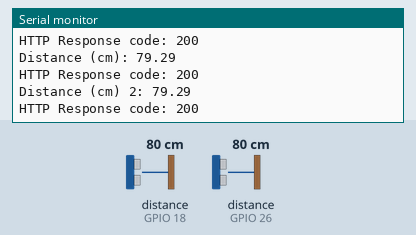
Recording of a sketch running on a simulated ESP32. Shown: the last lines printed to the serial monitor. Wiring (inferred from the names in the program): 2 × ultrasonic range finder: trigger GPIO 5, echo GPIO 18 / trigger GPIO 27, echo GPIO 26. Inputs (shaded band) come from the test bench; at power-on: distance to the obstacle (sensors on GPIO 18, GPIO 26) 80 cm. The echo pulse lasts 58.3 µs per cm; WiFi joins after 1.5 s; servers stay silent unless stated; uploads are accepted with an empty reply.

Above: at 4.1 s.
4.2 s: distance to the obstacle (sensor on GPIO 18) set to 2 cm
At 8.47 s:
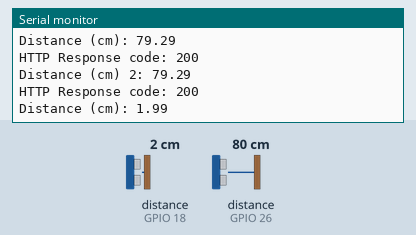
10.2 s: distance to the obstacle (sensor on GPIO 26) set to 2 cm
At 14.08 s:
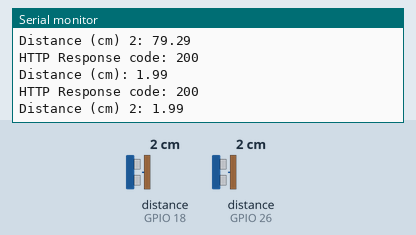
16.2 s: distance to the obstacle (sensor on GPIO 18) set to 4 cm
At 20.7 s:
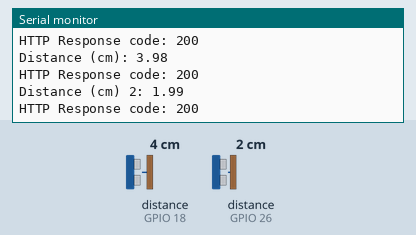
22.2 s: distance to the obstacle (sensor on GPIO 26) set to 4 cm
At 26.0 s:
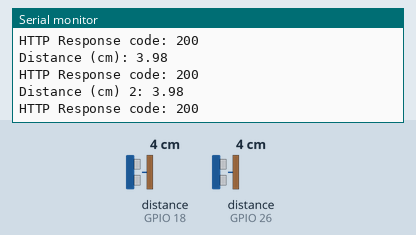
Timing chart, 0 to 27.5 s (numbered marks = the images above; inputs shaded):
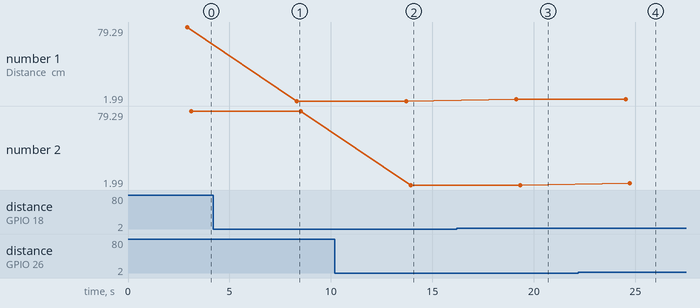

The sketch:

parkingmodulescriptDouble.ino
```cpp
#include <WiFi.h>
#include <HTTPClient.h>
#include <ArduinoJson.h>

const char* ssid = "iPhone de Xavier (2)";
const char* password = "pequena132";

const char* device_id = "ps1";
const char* manager_id = "pz1";
const char* server_ip = "http://172.20.10.6:8000/parking_module/ps1";

const char* device_id2 = "ps2";
const char* manager_id2 = "pz1";
const char* server_ip2 = "http://172.20.10.6:8000/parking_module/ps2";

const int trigPin = 5;
const int echoPin = 18;

const int trigPin2 = 27;
const int echoPin2 = 26;

// define sound speed in cm/uS
#define SOUND_SPEED 0.034
#define CM_TO_INCH 0.393701

long duration;
float distanceCm;

// the following variables are unsigned longs because the time, measured in
// milliseconds, will quickly become a bigger number than can be stored in an int.
unsigned long lastTime = 0;
// Timer set to 10 minutes (600000)
// unsigned long timerDelay = 600000;
// Set timer to 5 seconds (5000)
unsigned long timerDelay = 5000;

float latitude = 0.0;
float longitude = 0.0;


float latitude2 = 0.0;
float longitude2 = 0.0;

void setup() {
  Serial.begin(115200);
  pinMode(trigPin, OUTPUT); // Sets the trigPin as an Output
  pinMode(echoPin, INPUT); // Sets the echoPin as an Input
  pinMode(trigPin2, OUTPUT); // Sets the trigPin as an Output
  pinMode(echoPin2, INPUT); // Sets the echoPin as an Input
  delay(1000);

  WiFi.mode(WIFI_STA); // Optional
  WiFi.begin(ssid, password);
  Serial.println("\nConnecting");

  while (WiFi.status() != WL_CONNECTED) {
    Serial.print(".");
    delay(100);
  }

  Serial.println("\nConnected to the WiFi network");
  Serial.print("Local ESP32 IP: ");
  Serial.println(WiFi.localIP());

  std::string endpoint = server_ip2 + std::string("/") + manager_id;
  const char* endpoint_char = endpoint.c_str();
  WiFiClient client;
  HTTPClient http;
  StaticJsonDocument<200> doc;
  doc["lat"] = latitude;   // Replace latitude with your actual value
  doc["lon"] = longitude;  // Replace longitude with your actual value
  String payload;
  serializeJson(doc, payload);

  if (http.begin(client, endpoint_char)) {
    http.addHeader("Content-Type", "application/json");
    int httpResponseCode = http.POST(payload);

    if (httpResponseCode > 0) {
      Serial.print("HTTP Response code: ");
      Serial.println(httpResponseCode);
      String response = http.getString();
      Serial.println(response);
    } else {
      Serial.print("Error code: ");
      Serial.println(httpResponseCode);
    }

    // Free resources
    http.end();
  } else {
    Serial.println("Unable to connect to the server");
  }

  std::string endpoint2 = server_ip2 + std::string("/") + manager_id;
  const char* endpoint_char2 = endpoint2.c_str();
  WiFiClient client2;
  HTTPClient http2;
  StaticJsonDocument<200> doc2;
  doc2["lat"] = latitude2;   // Replace latitude with your actual value
  doc2["lon"] = longitude2;  // Replace longitude with your actual value
  String payload2;
  serializeJson(doc2, payload2);

  if (http2.begin(client2, endpoint_char2)) {
    http2.addHeader("Content-Type", "application/json");
    int httpResponseCode = http2.POST(payload2);

    if (httpResponseCode > 0) {
      Serial.print("HTTP Response code: ");
      Serial.println(httpResponseCode);
      String response = http2.getString();
      Serial.println(response);
    } else {
      Serial.print("Error code: ");
      Serial.println(httpResponseCode);
    }

    // Free resources
    http2.end();
  } else {
    Serial.println("Unable to connect to the server");
  }
}

void sendDataToServer(int distance) {
  WiFiClient client;
  HTTPClient http;

  // Create the JSON payload
  StaticJsonDocument<200> doc;
  doc["sonar_value"] = distance;
  String payload;
  serializeJson(doc, payload);

  // Make the POST request
  if (http.begin(client, server_ip)) {
    http.addHeader("Content-Type", "application/json");
    int httpResponseCode = http.POST(payload);

    if (httpResponseCode > 0) {
      Serial.print("HTTP Response code: ");
      Serial.println(httpResponseCode);
      String response = http.getString();
      Serial.println(response);
    } else {
      Serial.print("Error code: ");
      Serial.println(httpResponseCode);
    }

    // Free resources
    http.end();
  } else {
    Serial.println("Unable to connect to the server");
  }
}

void sendDataToServer2(int distance) {
  WiFiClient client;
  HTTPClient http;

  // Create the JSON payload
  StaticJsonDocument<200> doc;
  doc["sonar_value"] = distance;
  String payload;
  serializeJson(doc, payload);

  // Make the POST request
  if (http.begin(client, server_ip2)) {
    http.addHeader("Content-Type", "application/json");
    int httpResponseCode = http.POST(payload);

    if (httpResponseCode > 0) {
      Serial.print("HTTP Response code: ");
      Serial.println(httpResponseCode);
      String response = http.getString();
      Serial.println(response);
    } else {
      Serial.print("Error code: ");
      Serial.println(httpResponseCode);
    }

    // Free resources
    http.end();
  } else {
    Serial.println("Unable to connect to the server");
  }
}

void loop() {
  // Clears the trigPin
  digitalWrite(trigPin, LOW);
  delayMicroseconds(2);
  // Sets the trigPin on HIGH state for 10 microseconds
  digitalWrite(trigPin, HIGH);
  delayMicroseconds(10);
  digitalWrite(trigPin, LOW);

  // Reads the echoPin, returns the sound wave travel time in microseconds
  duration = pulseIn(echoPin, HIGH);

  // Calculate the distance
  distanceCm = duration * SOUND_SPEED / 2;

  // Convert to inches
  float distanceInch = distanceCm * CM_TO_INCH;

  // Prints the distance in the Serial Monitor
  Serial.print("Distance (cm): ");
  Serial.println(distanceCm);

  // Send the distance value to the server
  int distanceInt = static_cast<int>(distanceCm);
  sendDataToServer(distanceInt);

    // Clears the trigPin
  digitalWrite(trigPin2, LOW);
  delayMicroseconds(2);
  // Sets the trigPin on HIGH state for 10 microseconds
  digitalWrite(trigPin2, HIGH);
  delayMicroseconds(10);
  digitalWrite(trigPin2, LOW);

  // Reads the echoPin, returns the sound wave travel time in microseconds
  duration = pulseIn(echoPin2, HIGH);

  // Calculate the distance
  distanceCm = duration * SOUND_SPEED / 2;

  // Prints the distance in the Serial Monitor
  Serial.print("Distance (cm) 2: ");
  Serial.println(distanceCm);

  // Send the distance value to the server
  distanceInt = static_cast<int>(distanceCm);
  sendDataToServer2(distanceInt);
  delay(timerDelay);
}
```

Measured:
- after the input at 4.2 s, the serial monitor: prints a new line after 4.1 s (image 1)
- after the input at 10.2 s, the serial monitor: prints a new line after 3.7 s (image 2)
- after the input at 16.2 s, the serial monitor: prints a new line after 2.9 s (image 3)
- after the input at 22.2 s, the serial monitor: prints a new line after 2.5 s (image 4)
- plotted number 1: 79.29 → 1.99 after the input at 4.2 s, 1.99 → 3.98 after the input at 16.2 s
